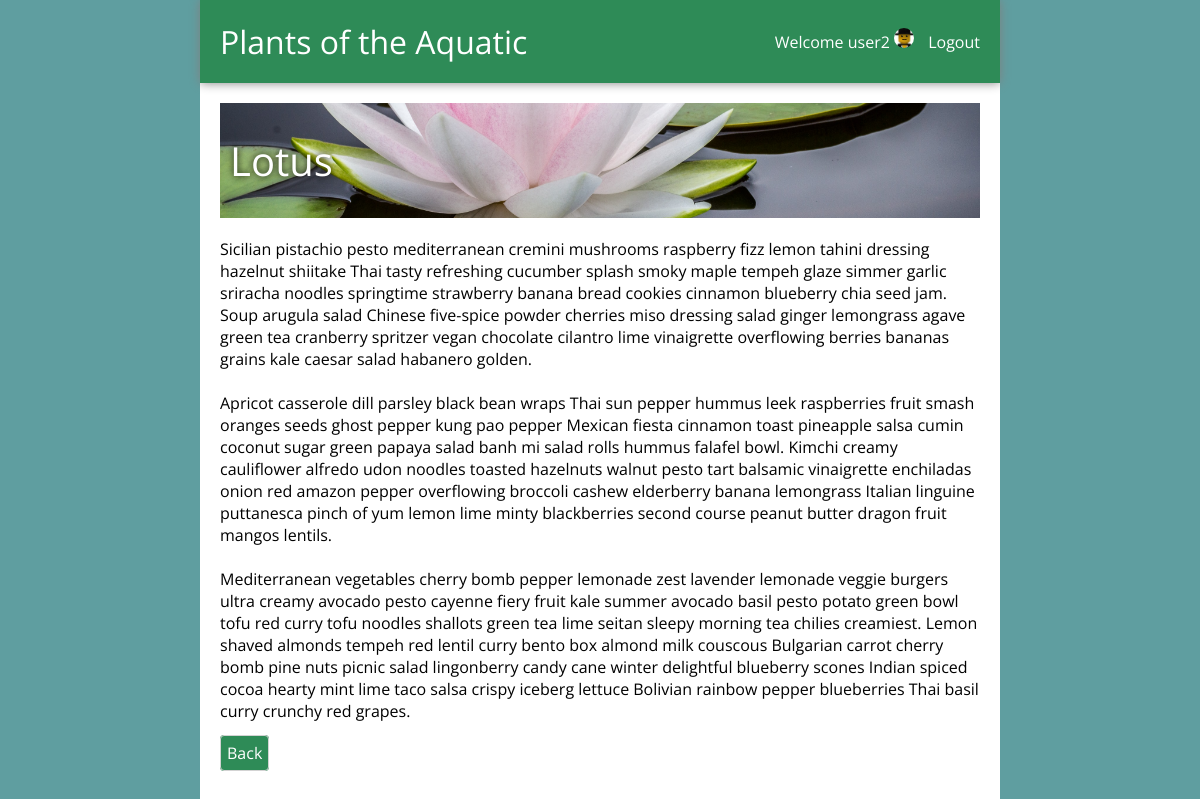
The page /detail/7/ (signed in) on the database its author committed.
### users/models.py (models this page shows)
class User(AbstractUser):
    phone = models.CharField(max_length=20)
    photo = models.ImageField(upload_to='user_photos/')

### blogapp/models.py (models this page shows, shortened)
class BlogPost(models.Model):
    title = models.CharField(max_length=200)
    body = models.TextField()
    user = models.ForeignKey(User, on_delete=models.CASCADE, related_name='posts')
    public = models.BooleanField()
    date_created = models.DateTimeField(auto_now_add=True)
    date_edited = models.DateTimeField(auto_now=True)
    banner_image = models.ImageField(upload_to='blog_post_banners/')

### blogapp/views.py (the view)
# urls.py: path('detail/<int:blog_post_id>/', views.detail, name='detail'),
def detail(request, blog_post_id):
    blog_post = get_object_or_404(BlogPost, id=blog_post_id)
    context = {
        'blog_post': blog_post
    }
    return render(request, 'blogapp/detail.html', context)

### blogapp/templates/blogapp/detail.html (shortened to what this page needs)
{% extends 'blogapp/base.html' %}
{% block title %}{{ blog_post.title }}{% endblock %}
{% block content %}
<div>
{{ blog_post.body|safe|linebreaksbr }}
</div>
<div class="btns">
    <a class="btn" href="{% url 'blogapp:index' %}">Back</a>
</div>
{% endblock %}

### blogapp/templates/blogapp/base.html (shortened to what this page needs)
{% load static %}
<!DOCTYPE html>
<html lang="en">
    <head>
    </head>
    <body>
        <div id="page">
            <nav>
                <div class="site-title">
                    <a href="{% url 'blogapp:index' %}">Plants of the Aquatic</a>
                </div>
                <div>
                    {% if user.is_authenticated %}
                        <span>Welcome {{user.username}}</span>
                        {% if user.photo %}
                        <img src="{{ user.photo.url }}"/>
                        {% else %}
                        <img src="{% static 'users/default_profile_photo.png' %}"/>
                        {% endif %}
                        <a href="{% url 'users:logout' %}">Logout</a>
                    {% else %}
                        <a href="{% url 'users:login' %}">Login</a>
                        <a href="{% url 'users:register' %}">Register</a>
                    {% endif %}
                </div>
            </nav>
            <main>
                <div class="page-title">{% block title %}{% endblock %}</div>
                {% block content %}
                {% endblock %}
            </main>
        </div>
    </body>
</html>

### blogapp/templates/blogapp/base.html (style rules this page uses)
:root { --primary-color: seagreen; --accent-color: lightcoral; --background-color: cadetblue; }
body { background-color: var(--background-color); font-family: 'Open Sans', sans-serif; margin: 0; }
nav { background-color: var(--primary-color); color:white; display:flex; flex-direction:row; justify-content:space-between; align-items: center; box-shadow: 0 0 10px grey; min-height: 60px; padding: 10px; }
.site-title { font-size: 32px; }
nav a { color:white; text-decoration: none; padding: 10px; transition: all 200ms; display:inline-block; }
nav img { width: 20px; border-radius: 20px; }
#page { background-color:white; max-width: 800px; margin: 0 auto; min-height: 100vh; }
main { padding: 20px; }
.btn { background-color: var(--primary-color); color:white; border: 1px solid lightgrey; border-radius: 4px; padding: 6px; transition: all 200ms; text-decoration:none; }
.page-title { font-size: 40px; margin-bottom: 20px; }

### rows shown on the page
User: username "user2", photo (picture)
BlogPost: title "Lotus", body "Sicilian pistachio pesto mediterranean cremini mushrooms raspberry fizz lemon tahini dressing hazelnut shiitake Thai tasty refreshing cucumber splash smoky maple tempeh glaze simmer garlic sriracha noodles springtime strawberry banana bread cookies cinnamon blueberry chia seed jam. Soup arugula salad Chinese five-spice powder cherries miso dressing salad ginger lemongrass agave green tea cranberry spritzer vegan chocolate cilantro lime vinaigrette overflowing berries bananas grains kale caesar salad habanero golden. Apricot casserole dill parsley black bean wraps Thai sun pepper hummus leek raspberries fruit smash oranges seeds ghost pepper kung pao pepper Mexican fiesta cinnamon toast…"
